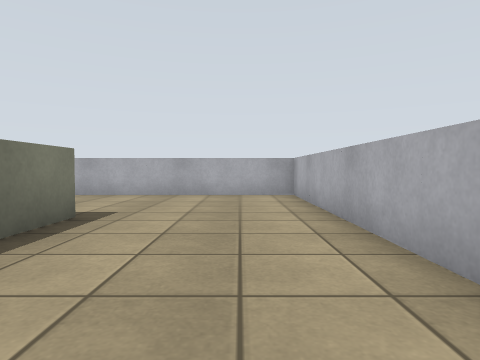
[1] (above)

19 first-person views from a walk through a world built for the Gazebo simulator. The camera is 0.14 m above the floor, tilts 2° down and sees 75° across. The floor is counted in squares, 0.2 m on a side. Each view is taken from the middle of a square. On the plan, view 1 faces up. The plan holds only what a view shows up to about 10 squares ahead; the rest is blank. Surface patterns are stand-ins for the level's own textures.

[2]
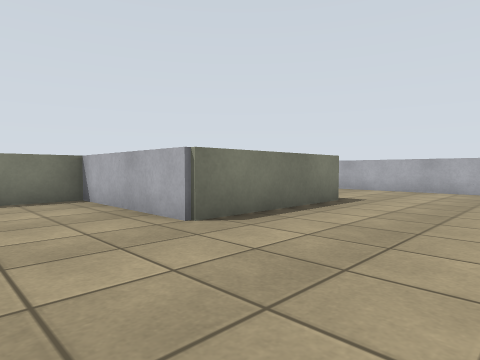

[3]
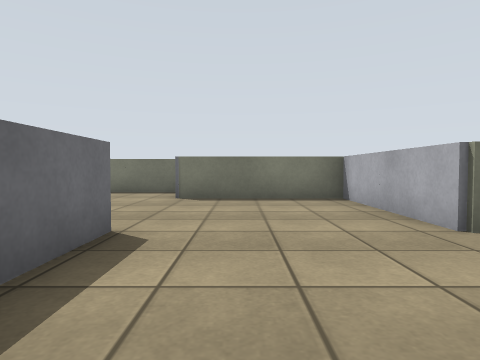

[4]
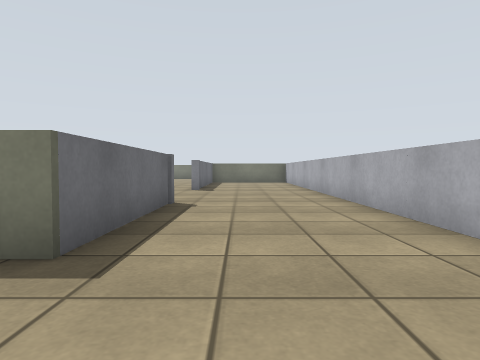

[5]
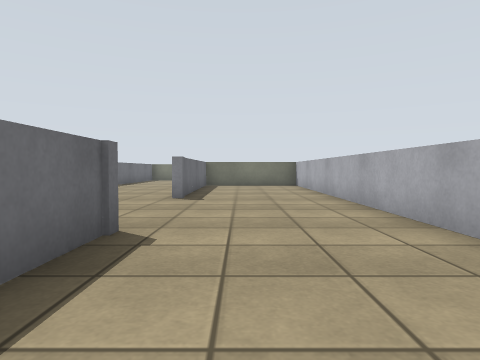

[6]
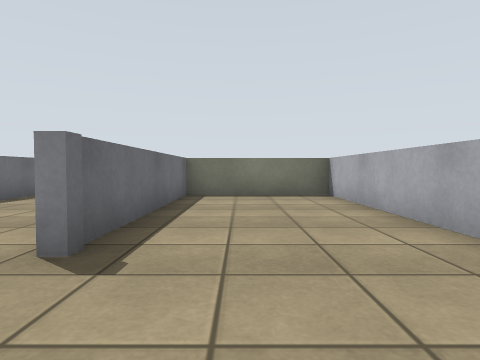

[7]
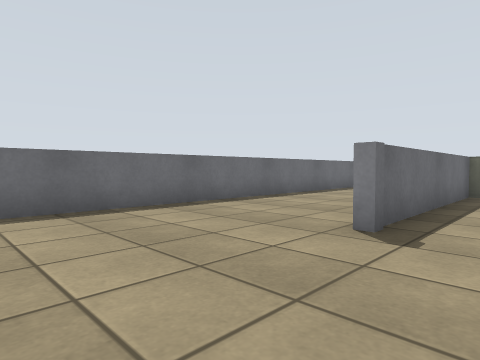

[8]
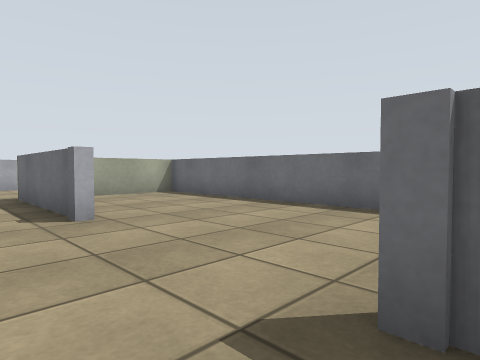

[9]
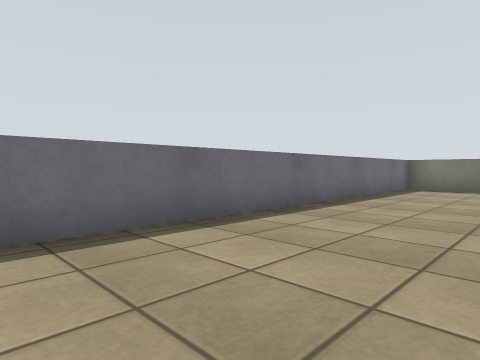

[10]
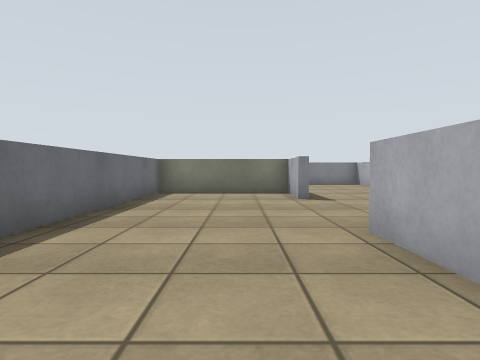

[11]
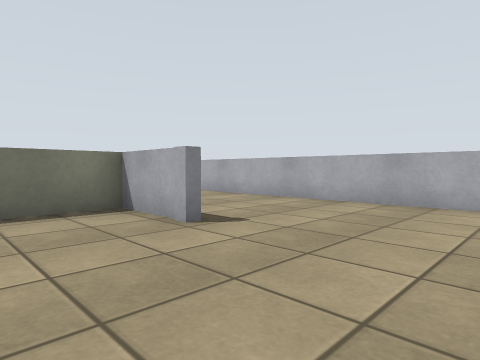

[12]
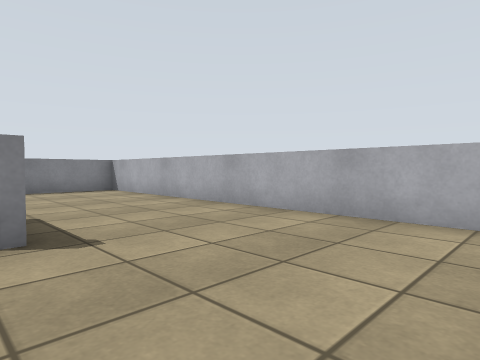

[13]
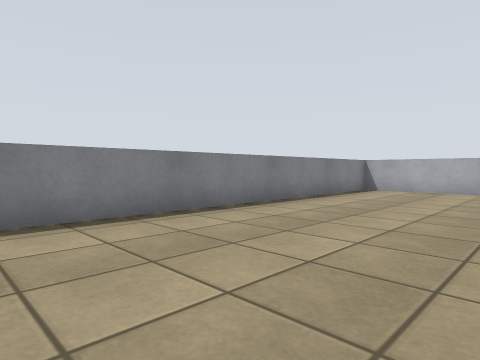

[14]
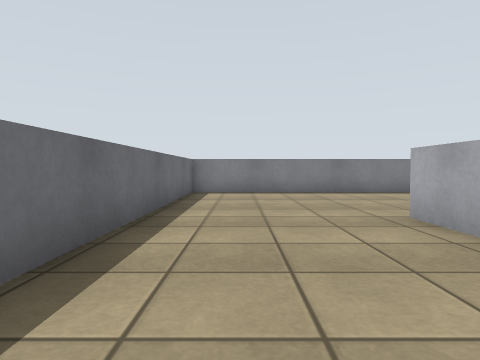

[15]
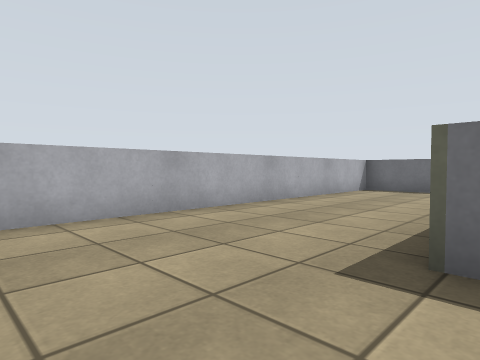

[16]
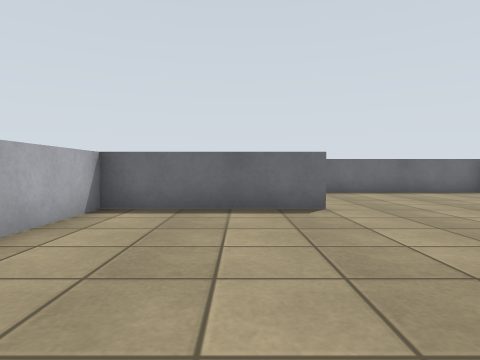

[17]
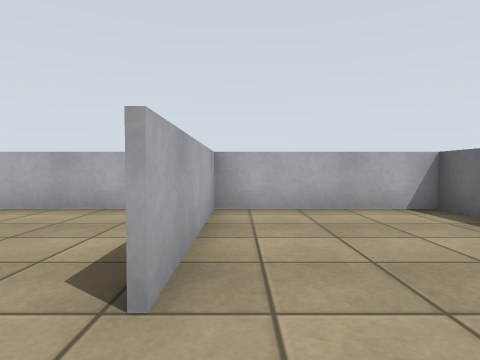

[18]
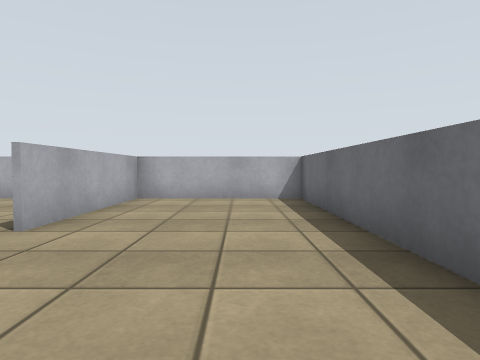

[19]
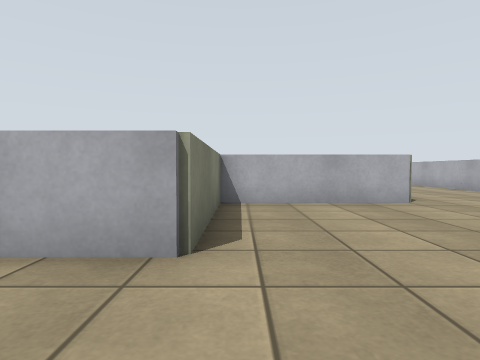

### Floor plan
Points are (right, up) in squares from view 1. A wall is a line through its corners. A room is listed if a view was taken in it or the views show most of it. See-through windows are left out.
Room 1 (views 1, 2, 3, 4, 5, 6, 7, 8, 15, 16)
walls: (-6.6, 4.6) (-2.4, 4.6) (-2.4, 0.5); (-2.6, -3.4) (1.5, -3.4); (1.4, -3) (1.4, 8.4) (-16.4, 8.4) (-16.4, 4.6) (-10.4, 4.6)
ways out: opening at (-8.5, 5) to room 2; opening at (-2, -1) to room 6
Room 2 (views 9, 10, 11, 12)
walls: (-14.9, 4.5) (-16.5, 4.5); (-20.4, 4.5) (-22.4, 4.5) (-22.4, 0.6) (-2.5, 0.6) (-2.5, 3)
ways out: opening at (-8.5, 5) to room 1; opening at (-18.5, 5) to room 5
Room 3 (views 13, 14)
walls: (-21.1, 0.5) (-22.5, 0.5); (-22.5, 8.4) (-26.7, 8.4); (-27.4, 7.8) (-27.4, -3.4) (-19.7, -3.4)
ways out: opening at (-21.5, 6.5) to room 5
Room 4 (views 17, 18, 19)
walls: (-6.4, -2.4) (-6.4, -3.6) (-8, -3.6); (1.5, -3.6) (-2.5, -3.6); (-8.4, -3.9) (-8.4, -5.9); (-8.2, -7.5) (1.4, -7.5) (1.4, -3)
ways out: opening at (-4, -3) to room 6
Room 5 (no view inside)
walls: (-17.5, 8.4) (-22.5, 8.4)
ways out: opening at (-18.5, 5) to room 2; opening at (-21.5, 6.5) to room 3
Room 6 (no view inside)
walls: (-2.4, 0.5) (-6.4, 0.5) (-6.4, -2.4)
ways out: opening at (-2, -1) to room 1; opening at (-4, -3) to room 4

Where each view was taken, in squares from view 1:
view 1: 0 up, 0 right, facing up
view 2: 2 down, 1 right, facing up-left
view 3: 2 down, 1 right, facing left
view 4: 6 up, 0 right, facing left
view 5: 6 up, 3 left, facing left
view 6: 6 up, 8 left, facing left
view 7: 6 up, 7 left, facing down-left
view 8: 6 up, 11 left, facing down-right
view 9: 4 up, 11 left, facing down-left
view 10: 3 up, 13 left, facing left
view 11: 2 up, 17 left, facing up-left
view 12: 4 up, 17 left, facing up-left
view 13: 2 down, 23 left, facing up-left
view 14: 2 down, 18 left, facing left
view 15: 7 up, 3 left, facing down-right
view 16: 2 up, 1 left, facing down
view 17: 4 down, 4 left, facing right
view 18: 6 down, 6 left, facing right
view 19: 6 down, 6 left, facing up
